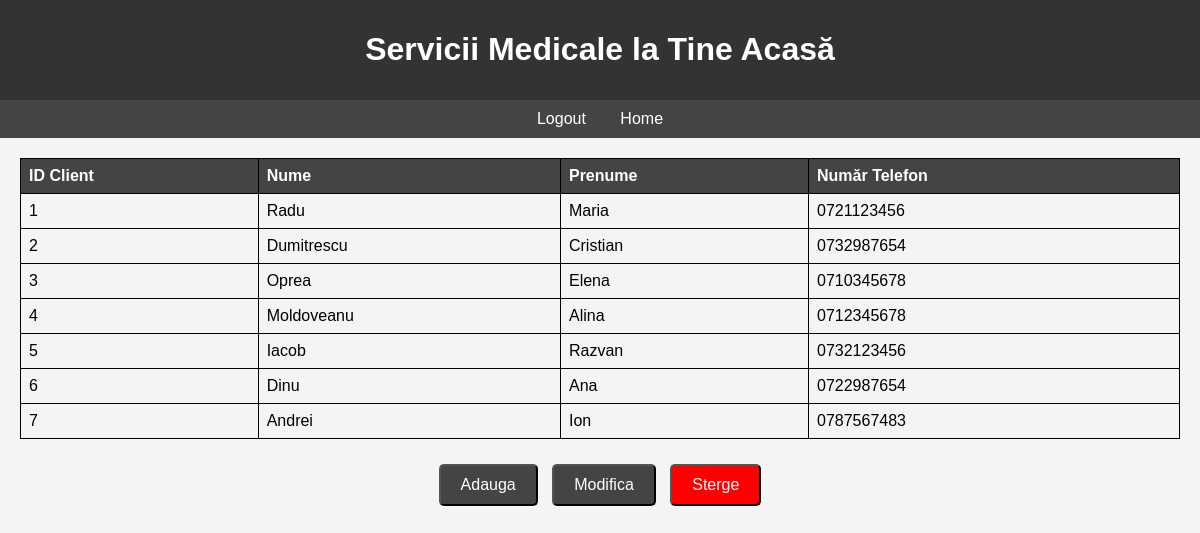
The page /clienti.php on the database its author committed.
### tables this page shows
CREATE TABLE `clienti` (
  `client_id` int(11) NOT NULL,
  `nume` varchar(20) NOT NULL,
  `prenume` varchar(20) NOT NULL,
  `nr_telefon` varchar(20) DEFAULT NULL
);

### clienti.php (the view, shortened to what this page needs)
<!DOCTYPE html>
<html>
<head>
</head>
<body>
    <header>
        <h1>Servicii Medicale la Tine Acasă</h1>
    </header>
    <nav>
        <a href="logout.php">Logout</a>
        <a href="index.php">Home</a>
    </nav>
    <section>
    <?php
include("connection.php");
$sql = "SELECT * FROM clienti";
$result = mysqli_query($con, $sql);
if($result) {
    if (mysqli_num_rows($result) > 0) {
        echo "<table>";
        echo "<tr><th>ID Client</th><th>Nume</th><th>Prenume</th><th>Număr Telefon</th></tr>";
        while ($rowClienti = mysqli_fetch_assoc($result)) {
            echo "<tr>";
            echo "<td>".$rowClienti['client_id']."</td>";
            echo "<td>".$rowClienti['nume']."</td>";
            echo "<td>".$rowClienti['prenume']."</td>";
            echo "<td>".$rowClienti['nr_telefon']."</td>";
            echo "</tr>";
        }
        echo "</table>";
    } else {
        echo "Nu există programări în baza de date.";
    }
} else {
    echo 'Eroare la interogare: ' . mysqli_error($con);
}
?>
    </section>
    <div class="button-container">
        <a href="add_clienti.php"><button >Adauga</button></a>
        <a href="up_clienti.php"><button >Modifica</button></a>
        <a href="del_clienti.php"><button style="background-color: red;">Sterge</button></a>
    </div>
</body>
</html>

### clienti.php (style rules this page uses)
body { font-family: Arial, sans-serif; margin: 0; padding: 0; background-color: #f4f4f4; text-align: center; }
header { background-color: #333; color: #fff; padding: 10px; }
nav { background-color: #444; padding: 10px; }
nav a { color: #fff; text-decoration: none; padding: 10px; margin: 0 5px; }
section { padding: 20px; }
button { background-color: #444; color: white; padding: 10px 20px; text-align: center; text-decoration: none; display: inline-block; font-size: 16px; margin: 5px; cursor: pointer; border-radius: 5px; }
table { border-collapse: collapse; width: 100%; }
table, th, td { border: 1px solid black; }
th, td { padding: 8px; text-align: left; }
th { background-color: #444; color: white; }

### rows shown on the page
clienti: client_id "1", nume "Radu", prenume "Maria", nr_telefon "0721123456"
clienti: client_id "2", nume "Dumitrescu", prenume "Cristian", nr_telefon "0732987654"
clienti: client_id "3", nume "Oprea", prenume "Elena", nr_telefon "0710345678"
clienti: client_id "4", nume "Moldoveanu", prenume "Alina", nr_telefon "0712345678"
clienti: client_id "5", nume "Iacob", prenume "Razvan", nr_telefon "0732123456"
clienti: client_id "6", nume "Dinu", prenume "Ana", nr_telefon "0722987654"
clienti: client_id "7", nume "Andrei", prenume "Ion", nr_telefon "0787567483"
